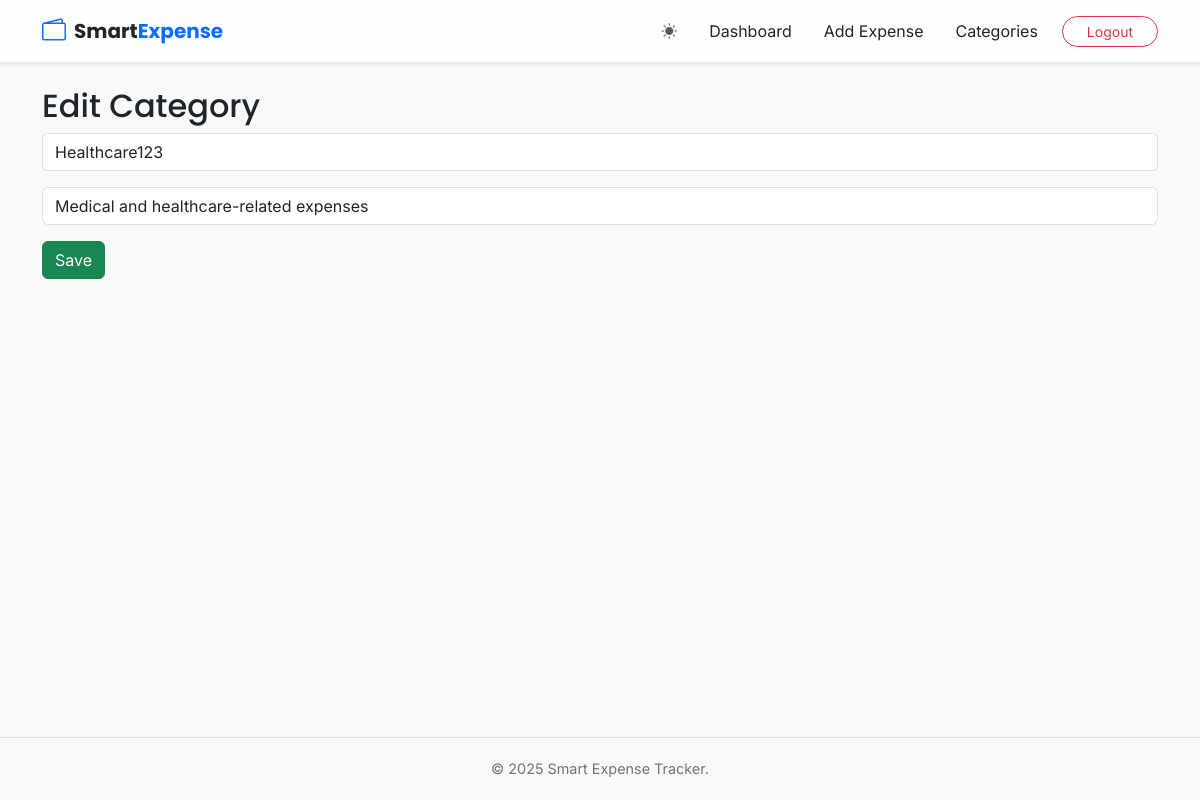
The app's page /categories/edit/5 (signed in) with its own data.
### models.py (models this page shows)
class Category(db.Model):
    id = db.Column(db.Integer, primary_key=True)
    name = db.Column(db.String(100), nullable=False)
    description = db.Column(db.String(300))
    user_id = db.Column(db.Integer, db.ForeignKey('user.id'), nullable=False)
    expenses = db.relationship('Expense', backref='category', lazy=True)

### app.py (the view, shortened to what this page needs)
@app.route('/categories/edit/<int:category_id>', methods=['GET', 'POST'])
@login_required
def edit_category(category_id):
    category = db.session.get(Category, category_id)
    return render_template('add_category.html', category=category)

### app.py (called while the page is built)
@login_manager.user_loader
def load_user(user_id):
    return db.session.get(User, int(user_id))

### templates/add_category.html
{% extends 'base.html' %}
{% block content %}
<h2>{{ 'Edit' if category else 'Add' }} Category</h2>
<form method="POST">
    <input type="text" name="name" value="{{ category.name if category else '' }}" placeholder="Category Name" class="form-control mb-3" required>
    <input type="text" name="description" value="{{ category.description if category else '' }}" placeholder="Description (optional)" class="form-control mb-3">
    <button type="submit" class="btn btn-success">Save</button>
</form>
{% endblock %}

### static/css/style.css (style rules this page uses)
:root { --primary-accent: #0d6efd; --app-bg: #f8f9fa; --card-bg: #ffffff; --glass-bg: rgba(255, 255, 255, 0.85); --text-color: #212529; --border-color: rgba(0, 0, 0, 0.1); }
body { font-family: 'Inter', sans-serif; background-color: var(--app-bg); color: var(--text-color); min-height: 100vh; display: flex; flex-direction: column; transition: background-color 0.3s ease, color 0.3s ease; }
h1, h2, h3, h4, h5, h6, .navbar-brand { font-family: 'Poppins', sans-serif; }
.form-control { background-color: var(--card-bg); border-color: var(--border-color); color: var(--text-color); }

### records on screen
Category: name "Healthcare123", description "Medical and healthcare-related expenses"

### other values on screen
{{ 'Edit' if category else 'Add' }} "Edit"
